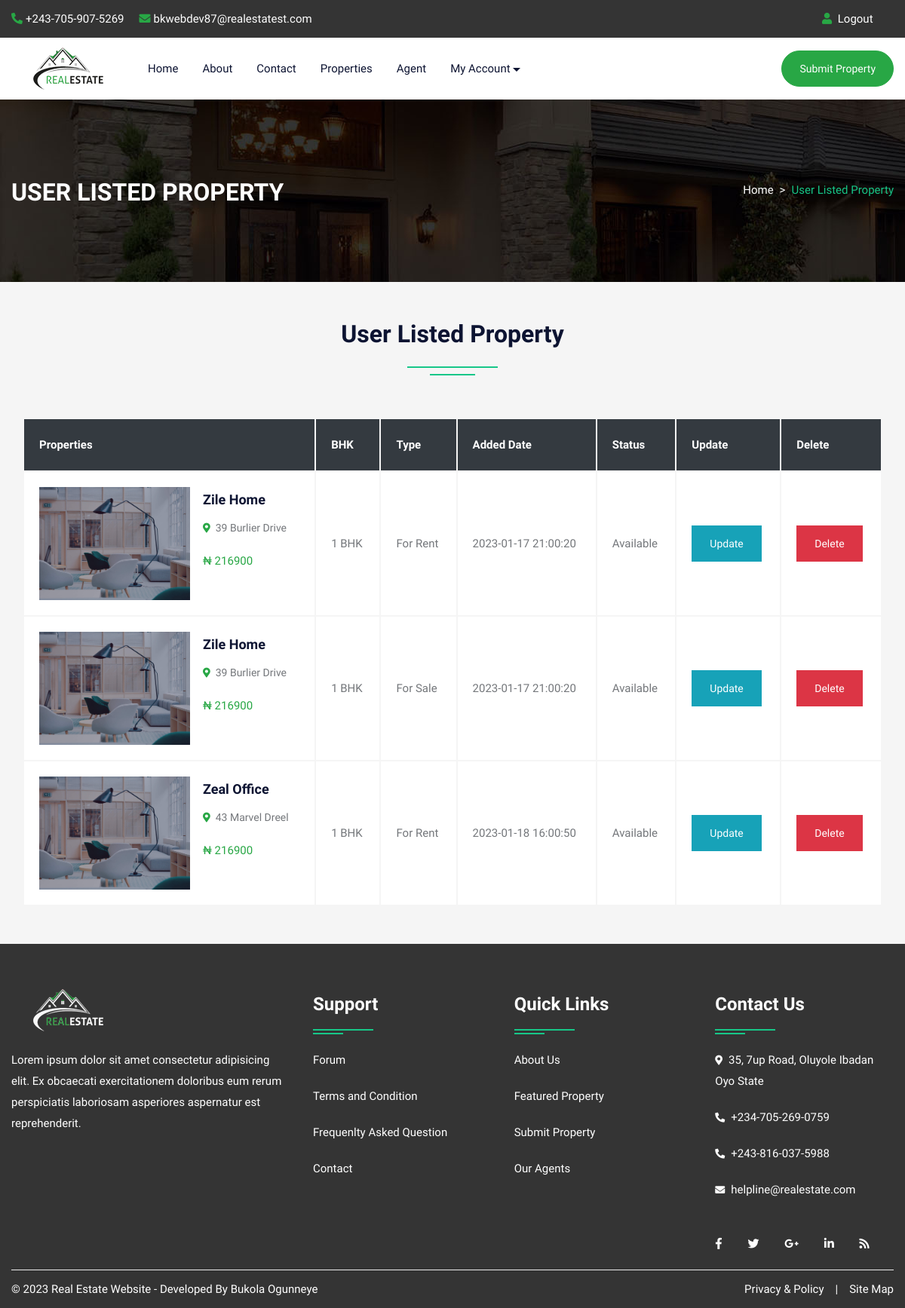
The app's page /feature.php (signed in) with its own data.
### tables this page shows
CREATE TABLE `property` (
  `pid` int(11) NOT NULL,
  `title` varchar(200) NOT NULL,
  `pcontent` longtext NOT NULL,
  `type` varchar(100) NOT NULL,
  `bhk` varchar(50) NOT NULL,
  `stype` varchar(100) NOT NULL,
  `bedroom` int(50) NOT NULL,
  `bathroom` int(50) NOT NULL,
  `balcony` int(50) NOT NULL,
  `kitchen` int(50) NOT NULL,
  `hall` int(50) NOT NULL,
  `floor` varchar(50) NOT NULL,
  `size` int(50) NOT NULL,
  `price` int(50) NOT NULL,
  `location` varchar(200) NOT NULL,
  `city` varchar(100) NOT NULL,
  `state` varchar(100) NOT NULL,
  `feature` longtext NOT NULL,
  `pimage` varchar(300) NOT NULL,
  `pimage1` varchar(300) NOT NULL,
  `pimage2` varchar(300) NOT NULL,
  `pimage3` varchar(300) NOT NULL,
  `pimage4` varchar(300) NOT NULL,
  `uid` int(50) NOT NULL,
  `status` varchar(50) NOT NULL,
  `mapimage` varchar(300) NOT NULL,
  `topmapimage` varchar(300) NOT NULL,
  `groundmapimage` varchar(300) NOT NULL,
  `totalfloor` varchar(50) NOT NULL,
  `date` datetime NOT NULL DEFAULT current_timestamp(),
  `isfeatured` int(11) NOT NULL
);

### feature.php (the view, shortened to what this page needs)
<?php
include "include/header.php";
?>
<div id="page-wrapper">
    <div class="row">
		<?php include "include/navbar.php";?>
        <div class="banner-full-row page-banner" style="background-image:url('images/breadcromb.jpg');">
            <div class="container">
                <div class="row">
                    <div class="col-md-6">
                        <h2 class="page-name float-left text-white text-uppercase mt-1 mb-0"><b>User Listed Property</b></h2>
                    </div>
                    <div class="col-md-6">
                        <nav aria-label="breadcrumb" class="float-left float-md-right">
                            <ol class="breadcrumb bg-transparent m-0 p-0">
                                <li class="breadcrumb-item text-white"><a href="#">Home</a></li>
                                <li class="breadcrumb-item active">User Listed Property</li>
                            </ol>
                        </nav>
                    </div>
                </div>
            </div>
        </div>
        <div class="full-row bg-gray">
            <div class="container">
                    <div class="row mb-5">
						<div class="col-lg-12">
							<h2 class="text-secondary double-down-line text-center">User Listed Property</h2>
                        </div>
					</div>
					<table class="items-list col-lg-12 table-hover" style="border-collapse:inherit;">
                        <thead>
                             <tr  class="bg-dark">
                                <th class="text-white font-weight-bolder">Properties</th>
                                <th class="text-white font-weight-bolder">BHK</th>
                                <th class="text-white font-weight-bolder">Type</th>
                                <th class="text-white font-weight-bolder">Added Date</th>
								<th class="text-white font-weight-bolder">Status</th>
                                <th class="text-white font-weight-bolder">Update</th>
								<th class="text-white font-weight-bolder">Delete</th>
                             </tr>
                        </thead>
                        <tbody>
							<?php
							$uid=$_SESSION['uid'];
							$query=mysqli_query($con,"SELECT * FROM `property` WHERE uid='$uid'");
								while($row=mysqli_fetch_array($query))
								{
							?>
                            <tr>
                                <td>
									<img src="admin/property/<?php echo $row['pimage'];?>" alt="pimage">
                                    <div class="property-info d-table">
                                        <h5 class="text-secondary text-capitalize"><a href="propertydetail.php?pid=<?php echo $row['title'];?>"><?php echo $row['title'];?></a></h5>
                                        <span class="font-14 text-capitalize"><i class="fas fa-map-marker-alt text-success font-13"></i>&nbsp; <?php echo $row['location'];?></span>
                                        <div class="price mt-3">
											<span class="text-success">₦&nbsp;<?php echo $row['price'];?></span>
										</div>
                                    </div>
								</td>
                                <td><?php echo $row['bhk'];?></td>
                                <td class="text-capitalize">For <?php echo $row['stype'];?></td>
                                <td><?php echo $row['date'];?></td>
								<td class="text-capitalize"><?php echo $row['status'];?></td>
                                <td><a class="btn btn-info" href="submitpropertyupdate.php?id=<?php echo $row['pid'];?>">Update</a></td>
								<td><a class="btn btn-danger" href="submitpropertydelete.php?id=<?php echo $row['pid'];?>">Delete</a></td>
                            </tr>
							<?php } ?>
                        </tbody>
                    </table>
            </div>
        </div>
		<?php include("include/footer.php");?>
    </div>
</div>
<?php include "include/scripts.php" ?>

### css/color.css (style rules this page uses)
:root { --theme-ordinary-color: #74777b; }
:root { --theme-primary-color: #17c788; }
:root { --theme-secondary-color: #0d1432; }
:root { --theme-white-color: #fff; }
:root { --theme-light-color: #f8f8f8; }
:root { --theme-gray-color: #f5f5f5; }
:root { --theme-footer-color: #091b4b; }
:root { --theme-dark-color: #091b4b; }
:root { --text-light-color: #a3a7af; }
:root { --theme-primary-opacity-color: rgba(11, 191, 141, .8); }
:root { --theme-secondary-opacity-color: rgba(13,20,50,0.7); }
:root { --theme-white-opacity-color: rgba(255, 255, 255, 0.3); }
:root { --theme-dark-opacity-color: rgba(0, 0, 0, 0.5); }
:root { --theme-ordinary-font: 'Muli', sans-serif; }
:root { --theme-highlight-font: 'Comfortaa', cursive; }

### records on screen
property: pimage (picture), title "Zile Home", location "39 Burlier Drive", price "216900", bhk "1 BHK", stype "Rent", date "2023-01-17 21:00:20", status "Available"
property: pimage (picture), title "Zile Home", location "39 Burlier Drive", price "216900", bhk "1 BHK", stype "Sale", date "2023-01-17 21:00:20", status "Available"
property: pimage (picture), title "Zeal Office", location "43 Marvel Dreel", price "216900", bhk "1 BHK", stype "Rent", date "2023-01-18 16:00:50", status "Available"
